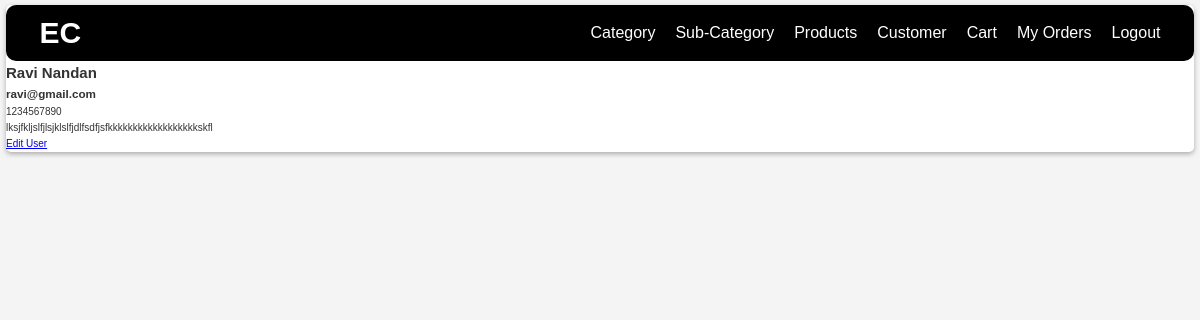
The page /customer/ (signed in) on the database its author committed.
### base/models.py (models this page shows, shortened)
class Customer(models.Model):
    user = models.ForeignKey(CustomUser, on_delete=models.CASCADE)
    address = models.TextField()
    contact_number = models.CharField(max_length=10, unique=True)
    created_at = models.DateTimeField(auto_now_add=True)
    updated_at = models.DateTimeField(auto_now=True)
    deleted_at = models.DateTimeField(null=True, blank=True)

class CustomUser(AbstractUser):
    name = models.CharField(max_length=30, blank=True, null=True)
    email = models.EmailField(max_length=50, unique=True)
    username = models.CharField(max_length=10, blank=True, null=True)
    created_at = models.DateTimeField(auto_now_add=True)
    updated_at = models.DateTimeField(auto_now=True)
    deleted_at = models.DateTimeField(null=True, blank=True)
    USERNAME_FIELD = "email"
    REQUIRED_FIELDS = ["name"]
    objects = UserManager()
    class Meta:
        ordering = ["id"]

### base/views.py (the view)
# urls.py: path("customer/", views.customerAccountView, name="customer"),
@login_required(login_url="login")
def customerAccountView(request):
    user = request.user
    try:
        customer = Customer.objects.get(user=user)
    except Customer.DoesNotExist:
        messages.error(request, "No customer account found. Please complete your profile.")
        return redirect("customer")
    context = {"customer": customer}
    return render(request, "base/customer/customer.html", context)

### base/templates/base/customer/customer.html
{% extends "main.html" %}
{% block content %}
<div>
    <h2>{{customer.user.name}}</h2>
    <h3>{{customer.user.email}}</h3>
    <p>{{customer.contact_number}}</p>
    <p>{{customer.address}}</p>
</div>
<div>
    <a href="{% url "edit-customer" %}">Edit User</a>
</div>
{% endblock content %}

### static/styles/main.css (style rules this page uses)
*, *::after, *::before { box-sizing: border-box; padding: 0; margin: 0; }
html { font-size: 62.5%; }
body { font-family: 'Poppins', sans-serif; line-height: 1.6; background-color: #f4f4f4; color: #333; }

### rows shown on the page
Customer: user.name "Ravi Nandan", user.email "ravi@gmail.com", contact_number "1234567890", address "lksjfkljslfjlsjklslfjdlfsdfjsfkkkkkkkkkkkkkkkkkkskfl"
